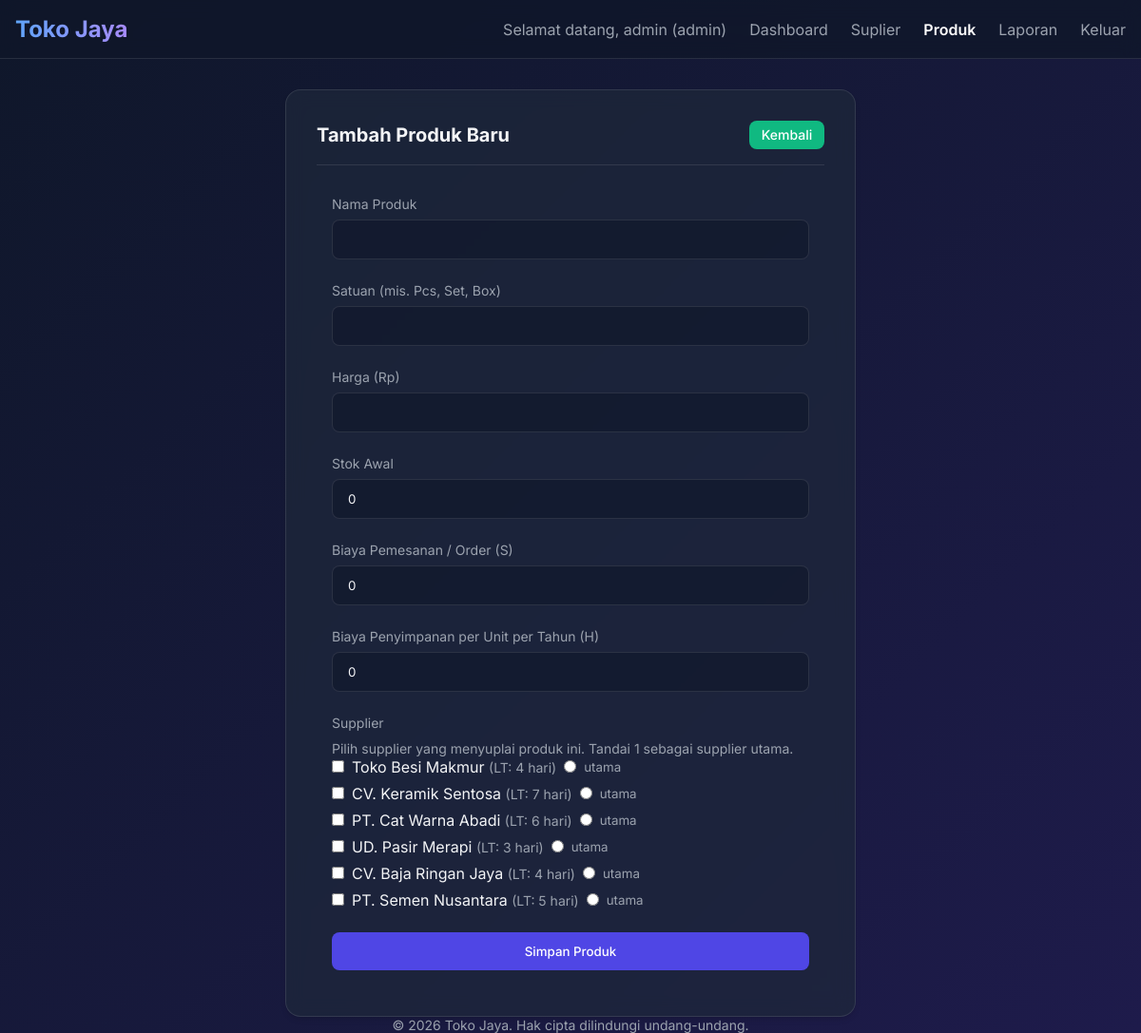
/public/products/create (signed in), run on the app's committed database.
### tables this page shows
CREATE TABLE IF NOT EXISTS `suppliers` (
  `id` int(11) NOT NULL AUTO_INCREMENT,
  `name` varchar(255) NOT NULL,
  `address` text NOT NULL,
  `phone` varchar(50) NOT NULL,
  `email` varchar(255) DEFAULT NULL,
  `default_lead_time` int(11) NOT NULL DEFAULT 7 COMMENT 'Estimasi waktu pengiriman default (hari)',
  `created_at` datetime NOT NULL,
  `updated_at` datetime NOT NULL,
  PRIMARY KEY (`id`)
);

### app/core/Controller.php (called while the page is built, shortened)
<?php
class Controller {
    public function view($view, $data = []) {
        require_once '../app/views/layouts/main.php';
    }
    public function model($model) {
        return new $model;
    }
}

### app/controllers/ProductController.php (called while the page is built, shortened)
<?php
class ProductController extends Controller {
    public function create() {
        $supplierModel = $this->model('Supplier');
        $data = ['error' => '', 'suppliers' => $supplierModel->getAllSuppliers()];
        $this->view('products/create', $data);
    }
}

### app/core/Database.php (called while the page is built, shortened)
<?php
class Database {
    private $host = DB_HOST;
    private $user = DB_USER;
    private $pass = DB_PASS;
    private $db_name = DB_NAME;
    private $dbh;
    private $stmt;
    public function __construct() {
        $dsn = 'mysql:host=' . $this->host . ';dbname=' . $this->db_name;
        $options = [
            PDO::ATTR_PERSISTENT => true,
            PDO::ATTR_ERRMODE => PDO::ERRMODE_EXCEPTION
        ];
        try {
            $this->dbh = new PDO($dsn, $this->user, $this->pass, $options);
        } catch(PDOException $e) {
            die("DB Connection Error: " . $e->getMessage());
        }
    }
    public function query($query) {
        $this->stmt = $this->dbh->prepare($query);
    }
    public function execute() {
        return $this->stmt->execute();
    }
    public function resultSet() {
        $this->execute();
        return $this->stmt->fetchAll(PDO::FETCH_ASSOC);
    }
}

### app/models/Supplier.php (called while the page is built, shortened)
<?php
class Supplier {
    private $db;
    public function __construct() {
        $this->db = new Database;
    }
    public function getAllSuppliers() {
        $this->db->query('SELECT * FROM suppliers ORDER BY id DESC');
        return $this->db->resultSet();
    }
}

### app/views/products/create.php (the view, shortened to what this page needs)
<div class="d-flex justify-content-center">
    <div class="w-100" style="max-width: 600px;">
        <div class="card">
            <div class="card-header">
                <h2 class="text-xl fw-bold">Tambah Produk Baru</h2>
                <a href="<?= BASEURL; ?>/products" class="btn btn-secondary btn-sm">Kembali</a>
            </div>
            <div class="card-body">
                <form action="<?= BASEURL; ?>/products/create" method="POST">
                    <div class="form-group">
                        <label for="name" class="form-label">Nama Produk</label>
                        <input type="text" name="name" id="name" class="form-control" required autocomplete="off">
                    </div>
                    <div class="form-group">
                        <label for="unit" class="form-label">Satuan (mis. Pcs, Set, Box)</label>
                        <input type="text" name="unit" id="unit" class="form-control" required autocomplete="off">
                    </div>
                    <div class="form-group">
                        <label for="price" class="form-label">Harga (Rp)</label>
                        <input type="number" name="price" id="price" class="form-control" required>
                    </div>
                    <div class="form-group">
                        <label for="stock" class="form-label">Stok Awal</label>
                        <input type="number" name="stock" id="stock" class="form-control" value="0" required>
                    </div>
                    <div class="form-group">
                        <label for="ordering_cost" class="form-label">Biaya Pemesanan / Order (S)</label>
                        <input type="number" name="ordering_cost" id="ordering_cost" class="form-control" value="0" required>
                    </div>
                    <div class="form-group">
                        <label for="holding_cost" class="form-label">Biaya Penyimpanan per Unit per Tahun (H)</label>
                        <input type="number" name="holding_cost" id="holding_cost" class="form-control" value="0" required>
                    </div>
                    <div class="form-group">
                        <label class="form-label">Supplier</label>
                        <small class="text-muted text-sm d-block mb-2">Pilih supplier yang menyuplai produk ini. Tandai 1 sebagai supplier utama.</small>
                        <?php if (!empty($data['suppliers'])): ?>
                            <?php foreach ($data['suppliers'] as $supplier): ?>
                            <div class="d-flex align-items-center gap-2 mb-2">
                                <input type="checkbox" name="supplier_ids[]" value="<?= $supplier['id']; ?>" id="supplier_<?= $supplier['id']; ?>">
                                <label for="supplier_<?= $supplier['id']; ?>" style="margin:0; cursor:pointer;"><?= htmlspecialchars($supplier['name']); ?> <span class="text-muted text-sm">(LT: <?= $supplier['default_lead_time']; ?> hari)</span></label>
                                <input type="radio" name="primary_supplier_id" value="<?= $supplier['id']; ?>" title="Supplier Utama">
                                <small class="text-muted">utama</small>
                            </div>
                            <?php endforeach; ?>
                        <?php else: ?>
                            <p class="text-muted text-sm">Belum ada supplier. Tambahkan supplier terlebih dahulu.</p>
                        <?php endif; ?>
                    </div>
                    <button type="submit" class="btn btn-primary btn-block mt-4">Simpan Produk</button>
                </form>
            </div>
        </div>
    </div>
</div>

### public/css/style.css (style rules this page uses)
:root { --primary-color: #4f46e5; --primary-hover: #4338ca; --secondary-color: #10b981; --secondary-hover: #059669; --danger-color: #ef4444; --danger-hover: #dc2626; --dark-bg: #111827; --darker-bg: #0f172a; --card-bg: rgba(30, 41, 59, 0.7); --text-main: #f3f4f6; --text-muted: #9ca3af; --border-color: rgba(255, 255, 255, 0.1); --glass-shadow: 0 4px 6px -1px rgba(0, 0, 0, 0.1), 0 2px 4px -1px rgba(0, 0, 0, 0.06); }
* { margin: 0; padding: 0; box-sizing: border-box; font-family: "Inter", system-ui, -apple-system, sans-serif; }
body { background: linear-gradient(135deg, var(--darker-bg), #1e1b4b); color: var(--text-main); min-height: 100vh; display: flex; flex-direction: column; }
.text-muted { color: var(--text-muted); }
.fw-bold { font-weight: bold; }
.text-sm { font-size: 0.875rem; }
.text-xl { font-size: 1.25rem; }
.mb-2 { margin-bottom: 0.5rem; }
.mt-4 { margin-top: 1.5rem; }
.d-flex { display: flex; }
.align-items-center { align-items: center; }
.justify-content-center { justify-content: center; }
.gap-2 { gap: 0.5rem; }
.w-100 { width: 100%; }
.card { background: var(--card-bg); backdrop-filter: blur(10px); -webkit-backdrop-filter: blur(10px); border: 1px solid var(--border-color); border-radius: 1rem; padding: 2rem; box-shadow: var(--glass-shadow); transition: transform 0.3s ease, box-shadow 0.3s ease; }
.card-body { padding: 1rem; }
.card-header { border-bottom: 1px solid var(--border-color); padding-bottom: 1rem; margin-bottom: 1rem; display: flex; justify-content: space-between; align-items: center; }
.btn { display: inline-block; padding: 0.75rem 1.5rem; border-radius: 0.5rem; font-weight: 500; text-align: center; cursor: pointer; transition: all 0.3s ease; border: none; outline: none; text-decoration: none; color: white; }
.btn-primary { background: var(--primary-color); }
.btn-secondary { background: var(--secondary-color); }
.btn-sm { padding: 0.4rem 0.8rem; font-size: 0.875rem; }
.btn-block { display: block; width: 100%; }
.form-group { margin-bottom: 1.5rem; text-align: left; }
.form-label { display: block; margin-bottom: 0.5rem; font-size: 0.875rem; color: var(--text-muted); }
.form-control { width: 100%; padding: 0.75rem 1rem; background: rgba(15, 23, 42, 0.6); border: 1px solid var(--border-color); border-radius: 0.5rem; color: var(--text-main); transition: border-color 0.3s ease, box-shadow 0.3s ease; }

### data on the page
suppliers: name "Toko Besi Makmur", default_lead_time "4"
suppliers: name "CV. Keramik Sentosa", default_lead_time "7"
suppliers: name "PT. Cat Warna Abadi", default_lead_time "6"
suppliers: name "UD. Pasir Merapi", default_lead_time "3"
suppliers: name "CV. Baja Ringan Jaya", default_lead_time "4"
suppliers: name "PT. Semen Nusantara", default_lead_time "5"

### other printed values
$_SESSION['username'] "admin"
$_SESSION['role'] "admin"
